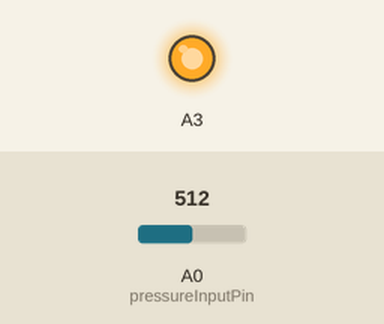
The sketch below on a simulated Arduino Uno, built with avr-gcc and run on an emulated ATmega328P. On the bench: output pins drawn as LEDs (lit = HIGH). The test bench sets the inputs (shaded band); at power-on: A0 (pressureInputPin) = 512.

Above: at 1.2 s.
1.3 s: A0 (pressureInputPin) set to 194
2.8 s: A0 (pressureInputPin) set to 172
At 3.4 s:
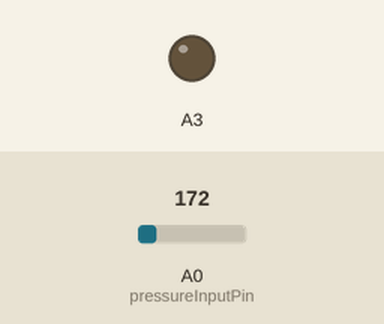
4.3 s: A0 (pressureInputPin) set to 306
At 4.6 s:
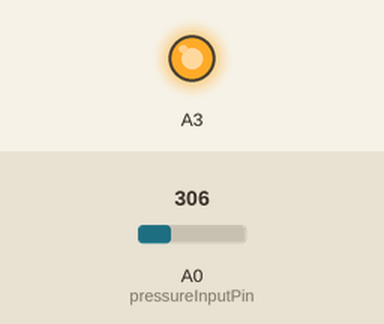
5.8 s: A0 (pressureInputPin) set to 122
At 6.9 s:
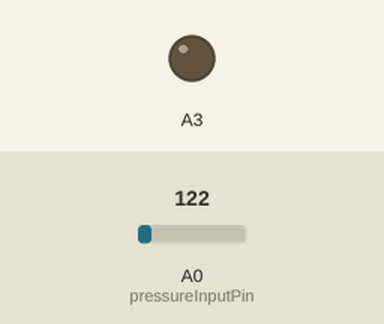
Timing chart, 0 to 8.3 s (numbered marks = the images above; inputs shaded):
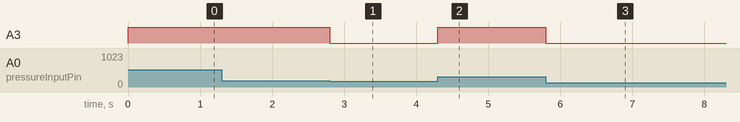

Measured:
- the behaviour switches between 184 and 183 on A0 (pressureInputPin) (found by bisection; images 0 and 1)
- after the input at 1.3 s, every drawn part: stays the same
- after the input at 2.8 s, A3: HIGH → LOW at once
- after the input at 4.3 s, A3: LOW → HIGH at once
- after the input at 5.8 s, A3: HIGH → LOW at once

The sketch:

Polished_Test_Main.ino
```cpp
/*
  Measure pressure (in units of psi) using the pressure transducer (sensor)
  Maintain a psi of 10 by:
    Opening or closing the valve based on if its under or above
    *Note: just waiting for prsesure to change could result in issues cause it depends on speed of feedback loop (times it takes for system to react)
    *Therefore we can make tests to check how much gas releases, or calculations, or etc.
*/

// defining constants & variables
const int pressureInputPin = A0; //select the analog input pin for the pressure transducer
const int pressureZero = 102.4; //analog reading of pressure transducer at 0psi
const int pressureMax = 921.6; //analog reading of pressure transducer at 100psi
const int pressuretransducermaxPSI = 100; //psi value of transducer being used
const int sensorreadDelay = 250; //constant integer to set the sensor read delay in milliseconds
float pressureValue = 0; //variable to store the value coming from the pressure transducer
int valveState = 0; //1 for energized/open & 0 for closed

void setup() {
  // put your setup code here, to run once:

  //we might have to do this if we want the digital or analog pins to send out or turn on or off, like for LED in the tinkercad tut but
  //but why are we using a3 to open valve? where did I get that code from
  pinMode(A3, OUTPUT);

  //I think I also have to establish input not sure, but he didnt use in transducer?
  pinMode(A0, INPUT);

}

void loop() {
  // put your main code here, to run repeatedly:

  pressureValue = analogRead(pressureInputPin); //reads value from input pin and assigns to variable
  pressureValue = ((pressureValue-pressureZero)*pressuretransducermaxPSI)/(pressureMax-pressureZero); //conversion equation to convert analog reading to psi

  if (pressureValue >= 10){
    openValve();
  } else if (pressureValue < 10) {
    closeValve();
  }
}

//lets say its a normally closed circuit; solenoid is closed when unenergized => Energize to open
void openValve(){
  if (valveState == 0) {
    digitalWrite(A3, HIGH);
    valveState = 1;
  }
}
void closeValve(){
  if (valveState == 1) {
    digitalWrite(A3, LOW);
    valveState = 0;
  }
}

/*
No longer does it keep sending digital write high to open valve when alreayd open
so instead
Like I said abuot difference than led, will be sending the 5v not to power led but to
turn on the relay while its connected to its own 12v power
Ill get details of ^
Use that video of powering 12v shi with relay and arduino
*/
```
